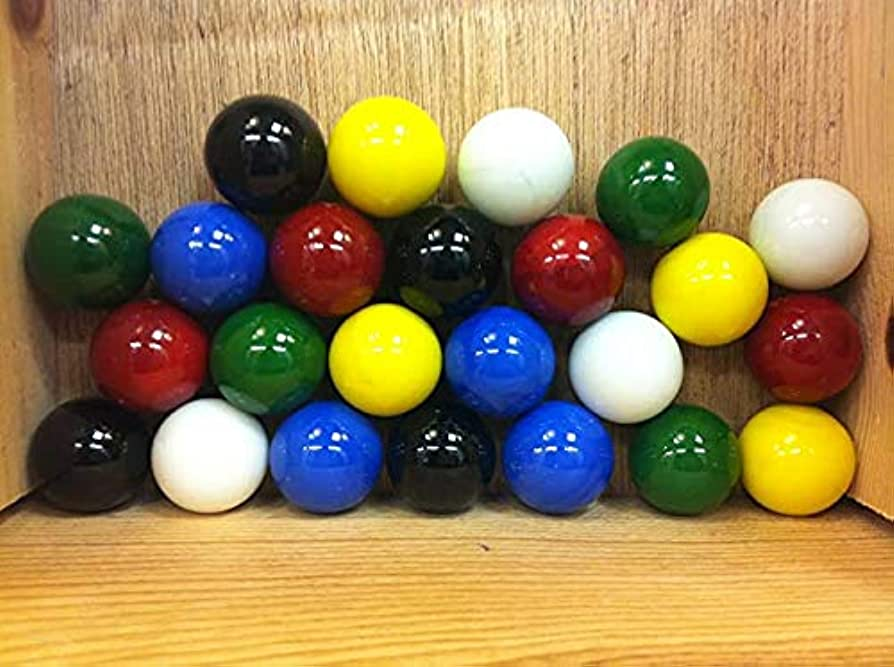
#> input picture images/marbles2.jpg, 894 x 667 px, found by its file name
$ jupyter execute 'Color Image Segmentation.ipynb'
#> lines starting #> are read from the running program, lines starting #| are printed output that depends on the picture; after the words box and inside, x2 and y2 are one past the last pixel; in counts of white or black regions, pixels touching at a corner belong together
[cell 1]
import matplotlib.pyplot as plt
import cv2
import numpy as np
from skimage import io, measure

[cell 2]
img = io.imread('marbles2.jpg')
#> img is the input picture: shape (667, 894, 3); mean R, G, B 156.2, 132.2, 85.5
plt.imshow(img)

[cell 3]
#convert rgb to hsv using opencv

hsv = cv2.cvtColor(img, cv2.COLOR_RGB2HSV)
#> hsv: shape (667, 894, 3); mean H, S, V 35.5, 143.3, 169.7
#mask = cv2.inRange(hsv,(100, 90, 90), (120, 255, 255)) #Blue
mask = cv2.inRange(hsv,(0, 0, 180), (180, 70, 255)) #White
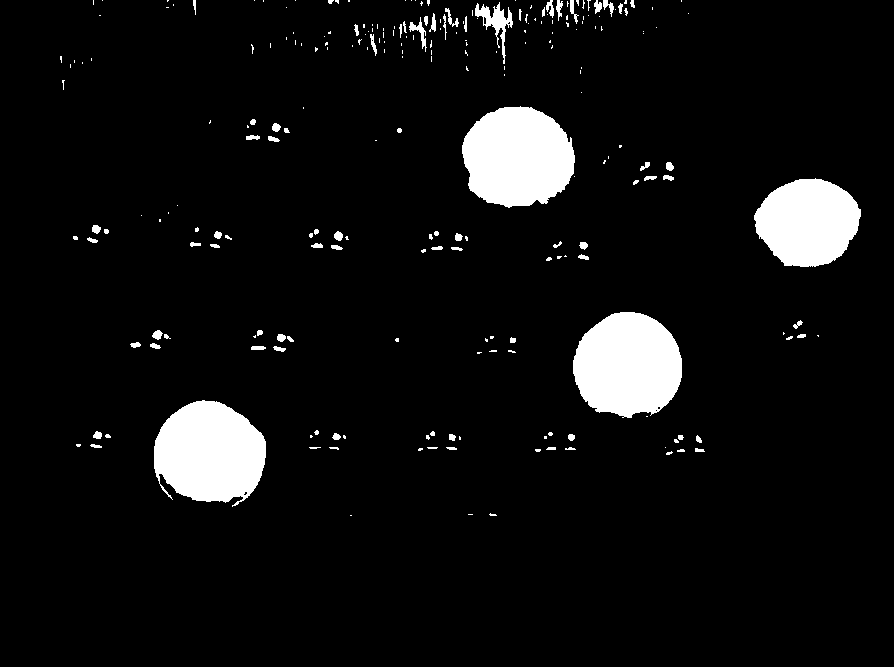
#> mask: shape (667, 894); 6.5% white; 242 white regions (162 under 20 px), largest, box (x1, y1, x2, y2) and area: (573, 312, 682, 418) 8989, (154, 400, 266, 507) 8954, (462, 106, 575, 208) 8927

plt.imshow(mask)

[cell 4]
#show blue
blue_marbles = cv2.inRange(hsv,(100, 90, 90), (120, 255, 255))
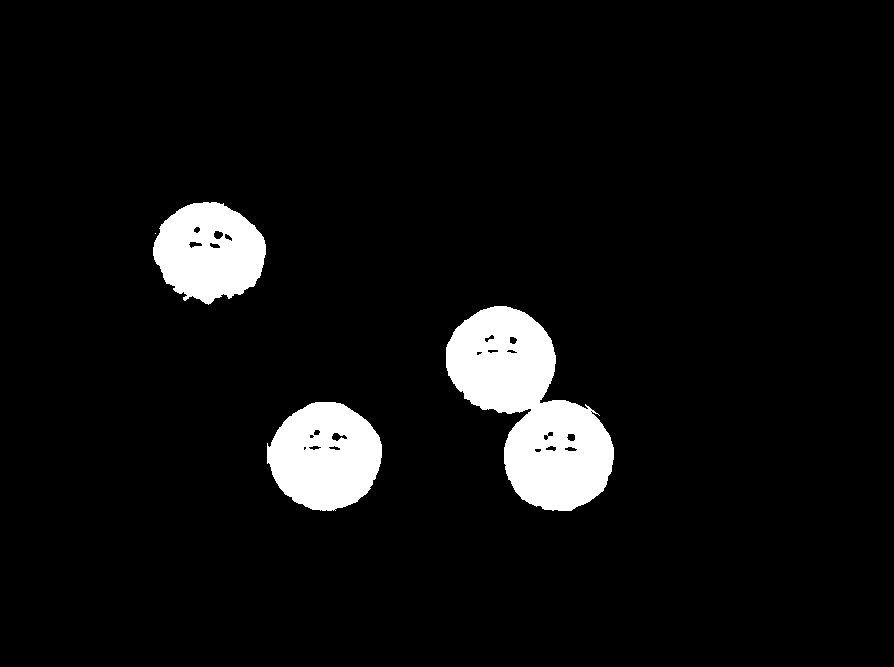
#> blue_marbles: shape (667, 894); 6% white; 4 white regions (1 under 20 px), largest, box (x1, y1, x2, y2) and area: (446, 306, 614, 511) 18342, (267, 402, 382, 511) 9355, (153, 202, 266, 305) 8362
plt.imshow(blue_marbles)

$ run again, with images/texture_chequered.jpg copied over images/marbles2.jpg
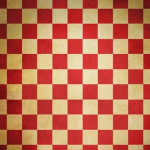
#> input picture images/texture_chequered.jpg, 150 x 150 px, found by its file name
#> img is the input picture: shape (150, 150, 3); mean R, G, B 194.3, 113, 84.3
#> hsv: shape (150, 150, 3); mean H, S, V 17.7, 151.2, 194.3
#> `mask = cv2.inRange(hsv,(0, 0, 180), (180, 70, 255))`:
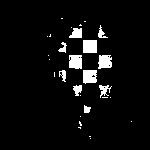
#> mask: shape (150, 150); 5.2% white; 29 white regions (18 under 20 px), largest, box (x1, y1, x2, y2) and area: (83, 40, 97, 53) 182, (83, 70, 97, 84) 174, (69, 55, 82, 69) 169
#> blue_marbles: shape (150, 150); every value is 0

$ run again, with images/texture_dotted.jpg copied over images/marbles2.jpg
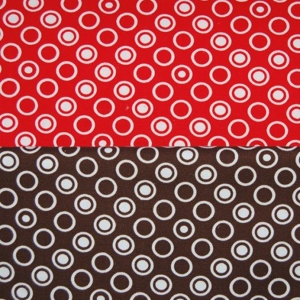
#> input picture images/texture_dotted.jpg, 300 x 300 px, found by its file name
#> img is the input picture: shape (300, 300, 3); mean R, G, B 157.9, 78.3, 79.3
#> hsv: shape (300, 300, 3); mean H, S, V 84.4, 127.7, 158
#> `mask = cv2.inRange(hsv,(0, 0, 180), (180, 70, 255))`:
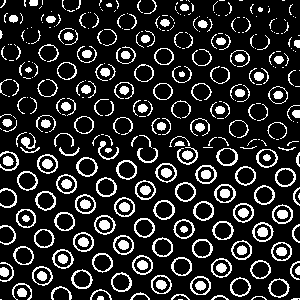
#> mask: shape (300, 300); 17.3% white in thin lines or dots
#> blue_marbles: shape (300, 300); every value is 0

$ run again, with images/texture_dotted2.jpg copied over images/marbles2.jpg
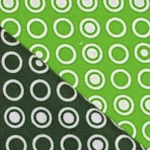
#> input picture images/texture_dotted2.jpg, 150 x 150 px, found by its file name
#> img is the input picture: shape (150, 150, 3); mean R, G, B 118.7, 156.9, 92.4
#> hsv: shape (150, 150, 3); mean H, S, V 50.6, 106.7, 157
#> `mask = cv2.inRange(hsv,(0, 0, 180), (180, 70, 255))`:
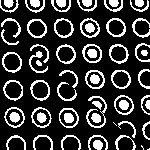
#> mask: shape (150, 150); 22.3% white in thin lines or dots
#> blue_marbles: shape (150, 150); every value is 0
